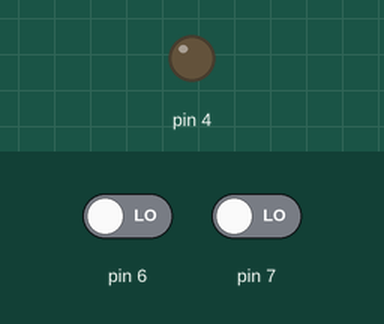
Simulated run of this sketch. Board: Arduino Uno, built with avr-gcc and run on an emulated ATmega328P. Parts: output pins drawn as LEDs (lit = HIGH). Inputs (shaded band) come from the test bench; at power-on: pin 6 LOW, pin 7 LOW. No radio packets arrive unless stated; pins used as bus, display or sensor lines are not drawn; what the sketch prints to the serial monitor is not drawn.

Above: at 1.2 s.
1.3 s: pin 6 driven HIGH
At 2.4 s:
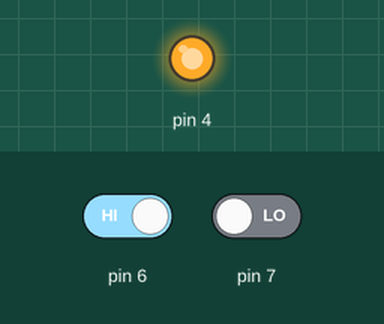
4.3 s: pin 6 driven LOW
At 4.7 s:
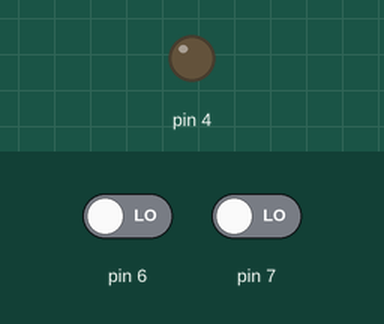
5.8 s: pin 7 driven HIGH
At 7.0 s:
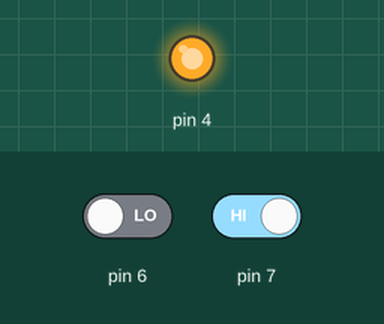
Timing chart, 0 to 8.3 s (numbered marks = the images above; inputs shaded):
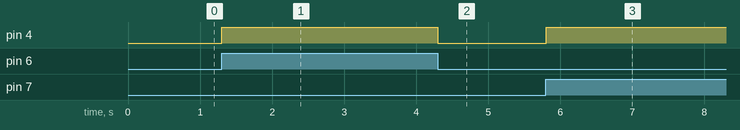

The sketch:

EmisorNFR24ArduinoUltimate2.ino
```cpp
/*
  // March 2014 - TMRh20 - Updated along with High Speed RF24 Library fork
  // Parts derived from examples by J. Coliz <maniacbug@ymail.com>
*/
/**
 * Example for efficient call-response using ack-payloads
 *
 * This example continues to make use of all the normal functionality of the radios including
 * the auto-ack and auto-retry features, but allows ack-payloads to be written optionally as well.
 * This allows very fast call-response communication, with the responding radio never having to
 * switch out of Primary Receiver mode to send back a payload, but having the option to if wanting
 * to initiate communication instead of respond to a commmunication.
 */


#include<avr/wdt.h> /* Header for watchdog timers in AVR */
#include <SPI.h>
#include "nRF24L01.h"
#include "RF24.h"
#include "printf.h"

// Hardware configuration: Set up nRF24L01 radio on SPI bus plus pins 7 & 8
RF24 radio(9,10);

// Topology
const uint64_t pipes[2] = { 0xABCDABCD71LL, 0x544d52687CLL };              // Radio pipe addresses for the 2 nodes to communicate.

// Role management: Set up role.  This sketch uses the same software for all the nodes
// in this system.  Doing so greatly simplifies testing.

typedef enum { role_ping_out = 1, role_pong_back } role_e;                 // The various roles supported by this sketch
const char* role_friendly_name[] = { "invalid", "Ping out", "Pong back"};  // The debug-friendly names of those roles
role_e role = role_pong_back;                                              // The role of the current running sketch

// A single byte to keep track of the data being sent back and forth
byte counter = 1;
int count;
void setup(){
wdt_disable();
  Serial.begin(115200);
  printf_begin();
  Serial.print(F("\n\rRF24/examples/pingpair_ack/\n\rROLE: "));
  Serial.println(role_friendly_name[role]);
  Serial.println(F("*** PRESS 'T' to begin transmitting to the other node"));

  // Setup and configure rf radio

  radio.begin();
  radio.setAutoAck(1);                    // Ensure autoACK is enabled
  radio.enableAckPayload();               // Allow optional ack payloads
  radio.setRetries(1,15);                 // Smallest time between retries, max no. of retries
  radio.setPayloadSize(1);                // Here we are sending 1-byte payloads to test the call-response speed
  radio.openWritingPipe(pipes[1]);        // Both radios listen on the same pipes by default, and switch when writing
  radio.openReadingPipe(1,pipes[0]);
  radio.startListening();                 // Start listening
                // Dump the configuration of the rf unit for debugging
  role = role_ping_out;                  // Become the primary transmitter (ping out)
  radio.openWritingPipe(pipes[0]);
  radio.openReadingPipe(1,pipes[1]);
  pinMode(6,INPUT);
  pinMode(7,INPUT);
  pinMode(4,OUTPUT);
  pinMode(5,OUTPUT);
  wdt_enable(WDTO_1S);
  digitalWrite(5,HIGH);
  count=0;
    radio.printDetails();
}

void loop(void) {
count ++;
    radio.stopListening();                                  // First, stop listening so we can talk.
        role = role_ping_out;                  // Become the primary transmitter (ping out)
      radio.openWritingPipe(pipes[0]);
      radio.openReadingPipe(1,pipes[1]);
    printf("Now sending %d as payload. ",counter);
    byte gotByte;
    unsigned long time = micros();                          // Take the time, and send it.  This will block until complete
       wdt_reset();                                                     //Called when STANDBY-I mode is engaged (User is finished sending)

    if(digitalRead(6) == 1){
      counter = 1;
      digitalWrite(4,HIGH);
      wdt_reset();
    }
    if (digitalRead(7) == 1){
      counter = 2;
      digitalWrite(4,HIGH);
      wdt_reset();
    }
    if ((digitalRead(7) == 0) && (digitalRead(6) == 0)){
      counter = 3;
       wdt_reset();
      digitalWrite(4,LOW);
      wdt_reset();
    }
    digitalWrite(5,LOW);
    if (!radio.write( &counter, 1 )){
      Serial.println(F("failed."));
    }else{

      if(!radio.available()){
        Serial.println(F("Blank Payload Received."));
        wdt_reset();
      }else{
        while(radio.available() ){
          unsigned long tim = micros();
          radio.read( &gotByte, 1 );
          printf("Got response %d, round-trip delay: %lu microseconds\n\r",gotByte,tim-time);
         wdt_reset();
        }
      }
    }
    // Try again later
if(count >= 50){
  digitalWrite(5,LOW);
}
else{
  digitalWrite(5,HIGH);
}
if(count == 100){
  count=0;
}
Serial.println(count);


  if ( Serial.available() )
  {

    char c = toupper(Serial.read());
    if ( c == 'T' && role == role_pong_back )
    {
      Serial.println(F("*** CHANGING TO TRANSMIT ROLE -- PRESS 'R' TO SWITCH BACK"));

      role = role_ping_out;                  // Become the primary transmitter (ping out)
      radio.openWritingPipe(pipes[0]);
      radio.openReadingPipe(1,pipes[1]);
      wdt_reset();
    }
    else if ( c == 'R' && role == role_ping_out )
    {
      Serial.println(F("*** CHANGING TO RECEIVE ROLE -- PRESS 'T' TO SWITCH BACK"));

       role = role_pong_back;                // Become the primary receiver (pong back)
       radio.openWritingPipe(pipes[1]);
       radio.openReadingPipe(1,pipes[0]);
       radio.startListening();
       wdt_reset();
    }
  }
  }
```

Measured:
- after the input at 1.3 s, pin 4: LOW → HIGH at once
- after the input at 4.3 s, pin 4: HIGH → LOW at once
- after the input at 5.8 s, pin 4: LOW → HIGH at once
